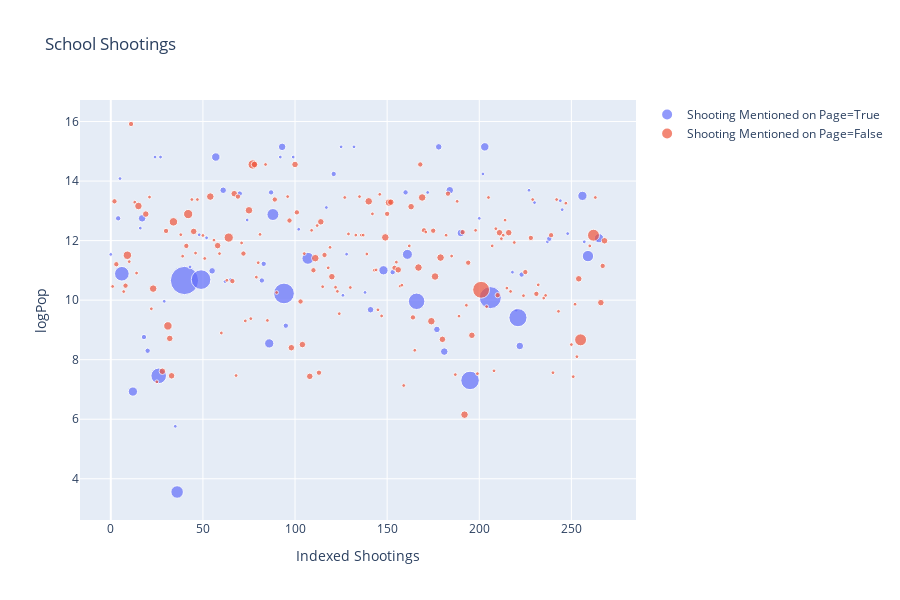

The code cell stored with this chart in its notebook:
### Markdown cell above
We can see that this graph is extremely cluttered and doesn't tell us much, since Population is essentially right-skew. Thus we correct the upward straggle with a log transform.

### Code cell
def plot_results(data):
    casualties = [0]*269
    pop = [0]*269
    mention = [0]*269
    for i in range(len(data)):
        row = data.iloc[i]
        casualties[i] += (int(row["Deaths"]) + int(row["Injuries"]))
        nums = row["Population"].split(",")
        num = ""
        for j in nums:
            num += j
        num = int(num)
        pop[i] = np.log(num)
        if row["City Mentioned"]:
            mention[i] = "True"
        else:
            mention[i] = "False"
    f = {"Number of Deaths and Injuries": casualties, \
         "Shooting Mentioned on Page": mention, "Indexed Shootings" : range(0, 269),\
        "logPop":pop}
    d = pd.DataFrame(f)
    #print(d)
    fig = px.scatter(d, x="Indexed Shootings", y="logPop", size="Number of Deaths and Injuries",\
                     title="School Shootings", color="Shooting Mentioned on Page")
    return fig
fig = plot_results(masterdf)
fig.show()

### Figure 1 — Plotly figure (JSON) as saved in the notebook; plotly's stock layout.template omitted (floating-point values rounded to 4 significant figures; data arrays with more than 128 entries replaced by an {"elided": "..."} marker saying what was removed)
{"data": [{"hoverlabel": {"namelength": 0}, "hovertemplate": "Shooting Mentioned on Page=True<br>Indexed Shootings=%{x}<br>logPop=%{y}<br>Number of Deaths and Injuries=%{marker.size}", "legendgroup": "Shooting Mentioned on Page=True", "marker": {"color": "#636efa", "size": [1, 2, 1, 15, 6, 1, 4, 2, 2, 1, 17, 1, 1, 1, 11, 56, 1, 1, 27, 1, 3, 5, 3, 1, 1, 2, 1, 2, 2, 6, 2, 10, 1, 4, 30, 2, 1, 1, 10, 1, 2, 1, 1, 1, 1, 1, 3, 6, 2, 2, 7, 19, 1, 0, 3, 3, 4, 4, 4, 24, 1, 1, 5, 34, 1, 1, 23, 4, 2, 1, 1, 0, 1, 2, 1, 1, 0, 1, 6, 1, 9, 0, 1, 6], "sizemode": "area", "sizeref": 0.14, "symbol": "circle"}, "mode": "markers", "name": "Shooting Mentioned on Page=True", "showlegend": true, "type": "scatter", "x": [0, 4, 5, 6, 12, 16, 17, 18, 20, 24, 26, 27, 29, 35, 36, 40, 43, 48, 49, 52, 55, 57, 61, 62, 65, 70, 74, 82, 83, 86, 87, 88, 92, 93, 94, 95, 99, 102, 107, 117, 121, 125, 126, 128, 132, 138, 141, 148, 153, 160, 161, 166, 172, 173, 177, 178, 181, 184, 190, 195, 200, 202, 203, 206, 218, 220, 221, 222, 223, 227, 230, 233, 237, 238, 244, 245, 246, 248, 256, 257, 259, 261, 264, 265], "xaxis": "x", "y": [11.54, 12.75, 14.08, 10.89, 6.929, 12.42, 12.75, 8.76, 8.3, 14.81, 7.456, 14.81, 9.961, 5.762, 3.555, 10.66, 11.12, 12.2, 10.69, 12.09, 10.98, 14.81, 13.69, 10.62, 10.69, 13.58, 12.69, 10.66, 11.22, 8.546, 13.62, 12.88, 14.81, 15.15, 10.22, 9.141, 14.81, 12.38, 11.4, 13.11, 14.24, 15.15, 10.16, 11.54, 15.15, 10.26, 9.678, 11.0, 10.94, 13.62, 11.54, 9.961, 13.62, 14.24, 9.016, 15.15, 8.272, 13.69, 12.25, 7.303, 12.75, 14.24, 15.15, 10.08, 10.94, 9.664, 9.411, 8.46, 10.86, 13.69, 13.28, 12.42, 11.96, 12.06, 13.34, 13.04, 11.38, 12.23, 13.5, 11.96, 11.48, 12.23, 12.03, 12.08], "yaxis": "y"}, {"hoverlabel": {"namelength": 0}, "hovertemplate": "Shooting Mentioned on Page=False<br>Indexed Shootings=%{x}<br>logPop=%{y}<br>Number of Deaths and Injuries=%{marker.size}", "legendgroup": "Shooting Mentioned on Page=False", "marker": {"color": "#EF553B", "size": {"elided": "185 int values"}, "sizemode": "area", "sizeref": 0.14, "symbol": "circle"}, "mode": "markers", "name": "Shooting Mentioned on Page=False", "showlegend": true, "type": "scatter", "x": {"elided": "185 int values"}, "xaxis": "x", "y": {"elided": "185 float values"}, "yaxis": "y"}], "layout": {"height": 600, "legend": {"itemsizing": "constant", "tracegroupgap": 0}, "title": {"text": "School Shootings"}, "xaxis": {"anchor": "y", "domain": [0, 1], "title": {"text": "Indexed Shootings"}}, "yaxis": {"anchor": "x", "domain": [0, 1], "title": {"text": "logPop"}}}}
